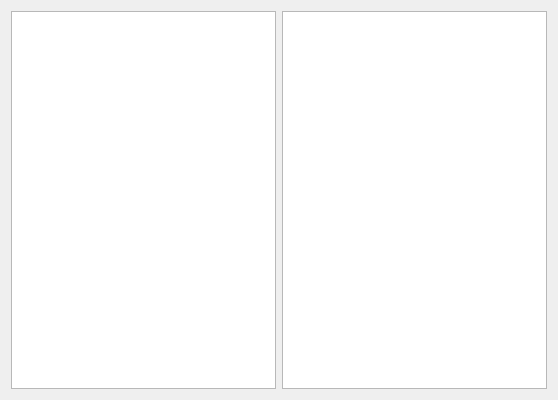
<?xml version="1.0" encoding="UTF-8"?>
<ui version="4.0">
 <class>CompareDialog</class>
 <widget class="QDialog" name="CompareDialog">
  <property name="geometry">
   <rect>
    <x>0</x>
    <y>0</y>
    <width>558</width>
    <height>400</height>
   </rect>
  </property>
  <property name="minimumSize">
   <size>
    <width>558</width>
    <height>0</height>
   </size>
  </property>
  <property name="maximumSize">
   <size>
    <width>558</width>
    <height>16777215</height>
   </size>
  </property>
  <property name="windowTitle">
   <string>Compare</string>
  </property>
  <property name="modal">
   <bool>true</bool>
  </property>
  <layout class="QGridLayout" name="gridLayout">
   <item row="0" column="0">
    <layout class="QHBoxLayout" name="horizontalLayout">
     <item>
      <widget class="QPlainTextEdit" name="leftTextEdit">
       <property name="font">
        <font>
         <family>Courier New</family>
        </font>
       </property>
      </widget>
     </item>
     <item>
      <widget class="QPlainTextEdit" name="rightTextEdit">
       <property name="font">
        <font>
         <family>Courier New</family>
        </font>
       </property>
      </widget>
     </item>
    </layout>
   </item>
  </layout>
 </widget>
 <resources/>
 <connections/>
</ui>
